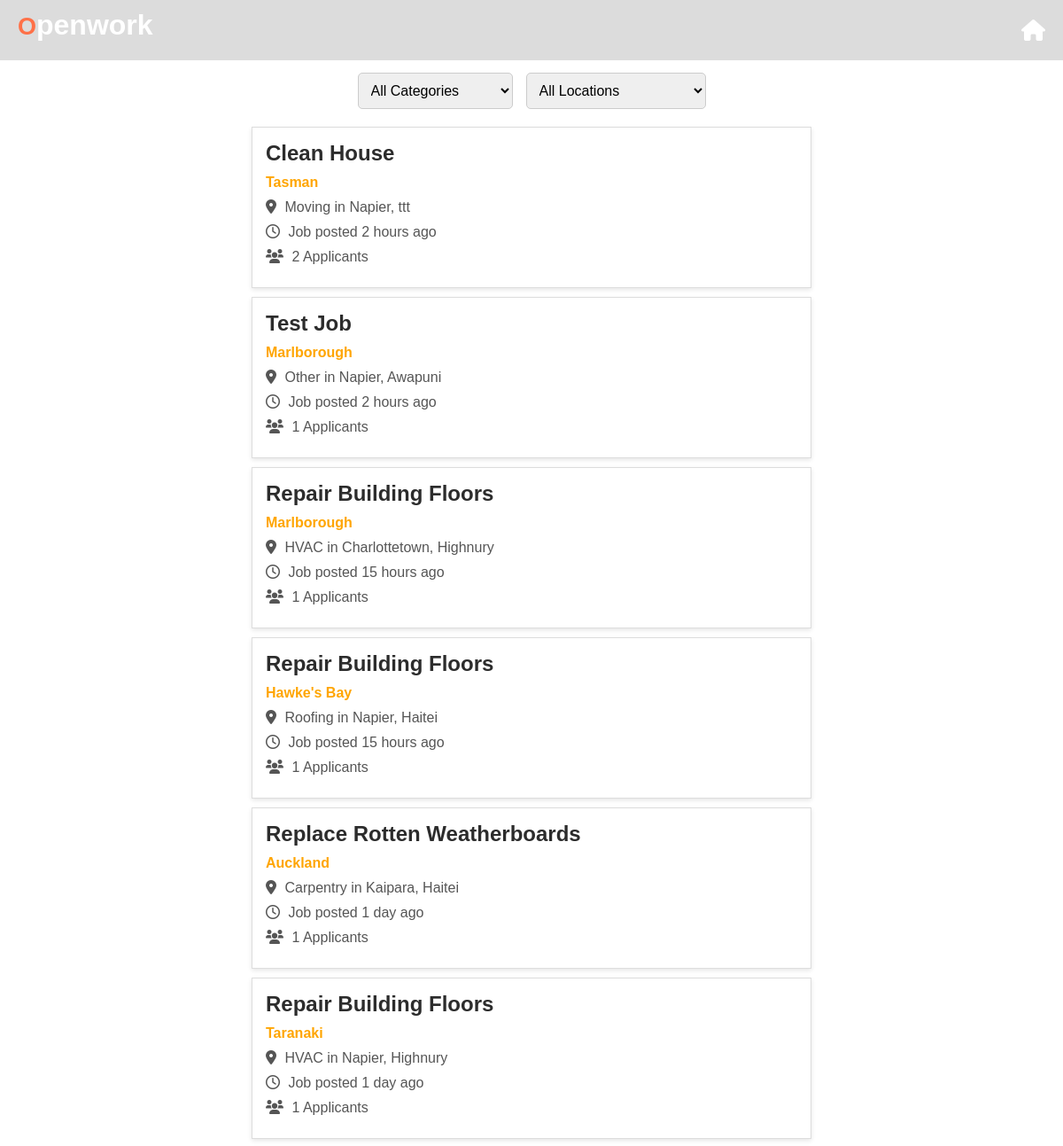
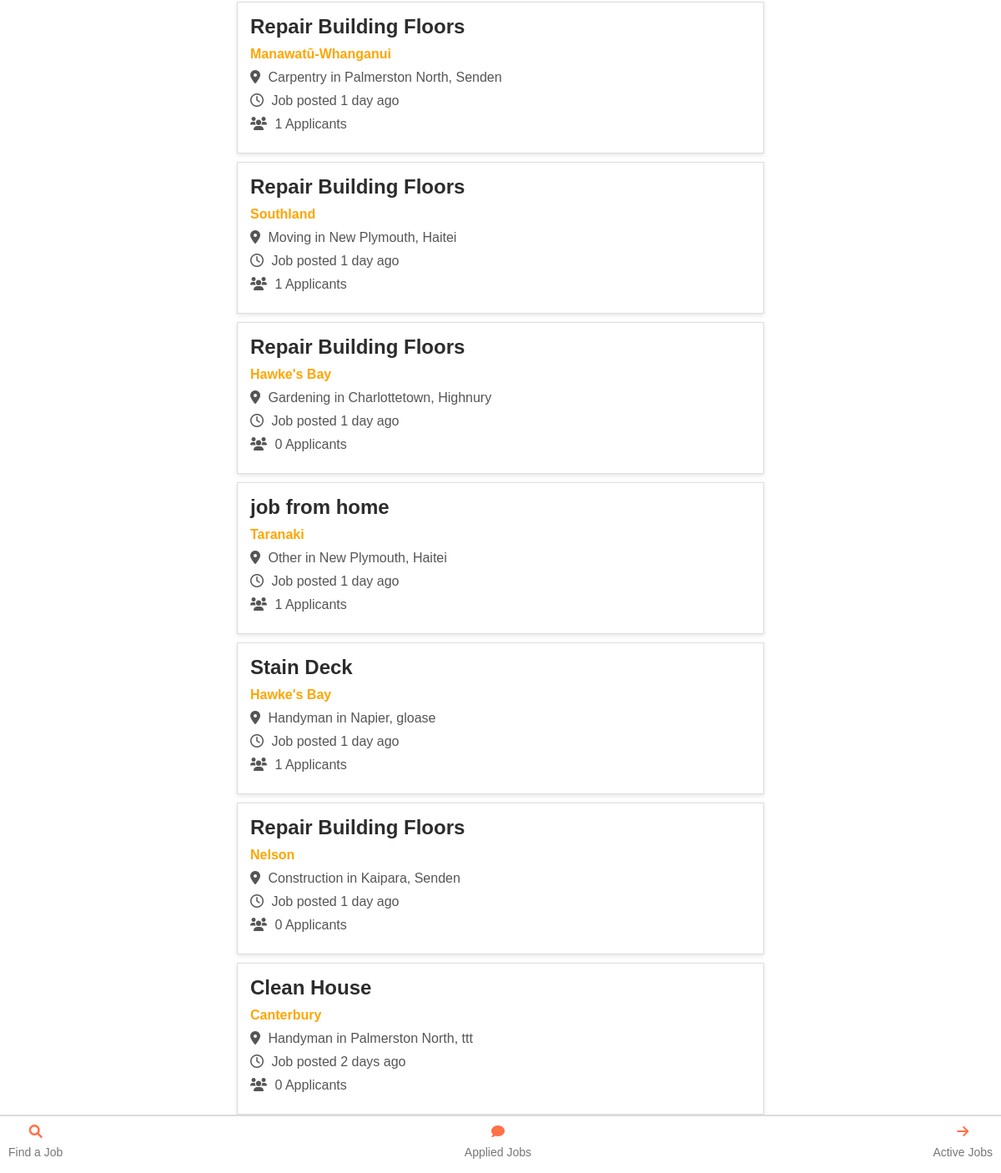
The app's page /find_a_job with its own data (2 pictures, top to bottom).
### app.py (models this page shows)
class Job(db.Model):
    id = db.Column(db.Integer, primary_key=True)
    job_name = db.Column(db.String(100), nullable=False)
    job_category = db.Column(db.String(100), nullable=False)
    location = db.Column(db.String(100), nullable=True)  # Add location column here
    city = db.Column(db.String(100), nullable=False)
    suburb = db.Column(db.String(100), nullable=False)
    contact_number = db.Column(db.String(20), nullable = False)
    tasks = db.Column(db.String(250), nullable=False)
    image_paths = db.Column(db.String(255))
    additional_details = db.Column(db.String(250))
    date_created = db.Column(db.DateTime, default=datetime.utcnow)
    status = db.Column(db.String(20), default='open')  # 'open', 'applied', 'closed', etc.
    applicants = db.relationship('JobApplication', backref='job', lazy=True)
    accepted_user_id = db.Column(db.Integer, nullable=True)
    business_profile_id = db.Column(db.Integer, db.ForeignKey('business_profile.id'), nullable=False)
    payment_required = db.Column(db.Boolean, default=False)
    user_id = db.Column(db.Integer, db.ForeignKey('user.id'))  # Foreign key to User
    user = db.relationship('User', backref=db.backref('jobs', lazy=True))  # Relationship to User

### app.py (the view)
@app.route('/find_a_job')
def find_a_job():
    job_data = Job.query.all()
    return render_template('find_a_job.html', job_data=job_data)

### app.py (called while the page is built)
def time_ago(date):
    now = datetime.utcnow()
    delta = now - date
    if delta.days == 1:
        return '1 day ago'
    elif delta.days > 1:
        return f'{delta.days} days ago'
    elif delta.seconds >= 3600:
        hours = delta.seconds // 3600
        return f'{hours} hours ago'
    elif delta.seconds >= 60:
        minutes = delta.seconds // 60
        return f'{minutes} minutes ago'
    else:
        return 'just now'

### templates/find_a_job.html (shortened to what this page needs)
<!DOCTYPE html>
<html lang="en">
  <head>
    <link
      rel="stylesheet"
      href="https://cdnjs.cloudflare.com/ajax/libs/font-awesome/6.0.0-beta3/css/all.min.css"
    />
  </head>
  <body>
    {% extends 'base_labour.html' %} {% block title %}Labourer{% endblock %} {%
    block content %}
    <div class="sort-options">
      <select id="sort-category" class="sort-dropdown">
        <option value="all" selected>All Categories</option>
      </select>
      <select id="sort-location" class="sort-dropdown">
        <option value="all" selected>All Locations</option>
      </select>
    </div>
    <div id="job-listings">
      {% for job in job_data|reverse %} {% if current_user.id not in
      job.applicants|map(attribute='user_id') and job.status != 'booked' %}
      <a
        href="{{ url_for('display_jobs', job_id=job.id) }}"
        class="job-listing"
        data-category="{{ job.job_category }}"
        data-location="{{ job.location }}"
      >
        <h3>{{ job.job_name }}</h3>
        <p><strong style="color: orange">{{ job.location }}</strong></p>
        <p>
          <i class="fas fa-map-marker-alt"></i> {{ job.job_category }} in {{
          job.city }}, {{ job.suburb }}
        </p>
        <p>
          <i class="far fa-clock"></i> Job posted {{ job.date_created|time_ago
          }}
        </p>
        <p>
          <i class="fas fa-users"></i> {{ job.applicants|length }} Applicants
        </p>
      </a>
      {% endif %} {% endfor %}
    </div>
  </body>
  {% endblock %}

### templates/find_a_job.html (style rules this page uses)
body { font-family: Arial, sans-serif; margin: 0; padding: 0; background-color: #ffffff; }
.sort-options { margin: 10px; margin-bottom: 20px; display: flex; justify-content: center; gap: 15px; }
.sort-dropdown { padding: 10px; font-size: 1rem; border-radius: 5px; border: 1px solid #ccc; }
.job-listing { background-color: #fff; border: 1px solid #ddd; padding: 15px; margin: 10px auto; max-width: 600px; box-shadow: 0 2px 5px rgba(0, 0, 0, 0.1); position: relative; transition: all 0.3s ease; text-decoration: none; color: inherit; }
.job-listing h3 { color: #2c2c2c; margin: 0; font-size: 1.5rem; }
.job-listing p { color: #555; margin: 10px 0; }
.job-listing p i { margin-right: 5px; }
.job-listing:last-child { margin-bottom: 70px; }

### records on screen
Job: job_name "Clean House", location "Tasman", job_category "Moving", city "Napier", suburb "ttt", date_created "2 hours ago", applicants|length "2"
Job: job_name "Test Job", location "Marlborough", job_category "Other", city "Napier", suburb "Awapuni", date_created "2 hours ago", applicants|length "1"
Job: job_name "Repair Building Floors", location "Marlborough", job_category "HVAC", city "Charlottetown", suburb "Highnury", date_created "15 hours ago", applicants|length "1"
Job: job_name "Repair Building Floors", location "Hawke's Bay", job_category "Roofing", city "Napier", suburb "Haitei", date_created "15 hours ago", applicants|length "1"
Job: job_name "Replace Rotten Weatherboards", location "Auckland", job_category "Carpentry", city "Kaipara", suburb "Haitei", date_created "1 day ago", applicants|length "1"
Job: job_name "Repair Building Floors", location "Taranaki", job_category "HVAC", city "Napier", suburb "Highnury", date_created "1 day ago", applicants|length "1"
Job: job_name "Repair Building Floors", location "Manawatū-Whanganui", job_category "Carpentry", city "Palmerston North", suburb "Senden", date_created "1 day ago", applicants|length "1"
Job: job_name "Repair Building Floors", location "Southland", job_category "Moving", city "New Plymouth", suburb "Haitei", date_created "1 day ago", applicants|length "1"
Job: job_name "Repair Building Floors", location "Hawke's Bay", job_category "Gardening", city "Charlottetown", suburb "Highnury", date_created "1 day ago", applicants|length "0"
Job: job_name "job from home", location "Taranaki", job_category "Other", city "New Plymouth", suburb "Haitei", date_created "1 day ago", applicants|length "1"
Job: job_name "Stain Deck", location "Hawke's Bay", job_category "Handyman", city "Napier", suburb "gloase", date_created "1 day ago", applicants|length "1"
Job: job_name "Repair Building Floors", location "Nelson", job_category "Construction", city "Kaipara", suburb "Senden", date_created "1 day ago", applicants|length "0"
Job: job_name "Clean House", location "Canterbury", job_category "Handyman", city "Palmerston North", suburb "ttt", date_created "2 days ago", applicants|length "0"
